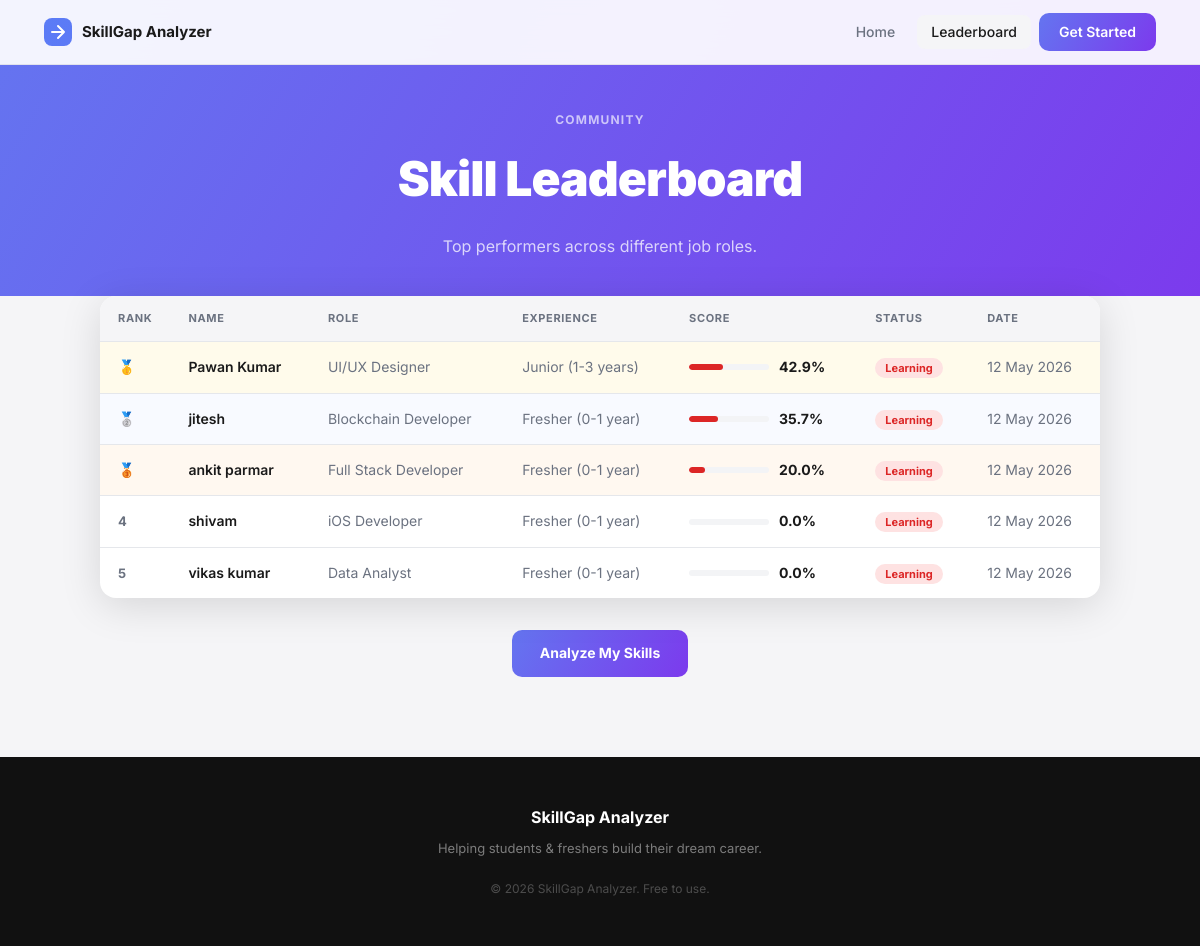
Page /leaderboard/ on the committed database.
### analyzer/models.py (models this page shows, shortened)
class SkillAnalysis(models.Model):
    name = models.CharField(max_length=100)
    email = models.EmailField(blank=True)
    job_role = models.CharField(max_length=50, choices=JOB_ROLES)
    experience_level = models.CharField(max_length=20, choices=EXPERIENCE_LEVELS)
    current_skills = models.TextField()
    skill_score = models.FloatField(default=0)
    gap_skills = models.TextField(blank=True)
    created_at = models.DateTimeField(auto_now_add=True)
    class Meta:
        ordering = ['-skill_score', '-created_at']
        verbose_name_plural = 'Skill Analyses'

### analyzer/views.py (the view)
# urls.py: path('leaderboard/', views.leaderboard, name='leaderboard'),
def leaderboard(request):
    analyses = SkillAnalysis.objects.order_by('-skill_score')[:20]
    job_roles_dict = dict(JOB_ROLES)
    context = {
        'analyses': analyses,
        'job_roles_dict': job_roles_dict,
    }
    return render(request, 'analyzer/leaderboard.html', context)

### templates/analyzer/leaderboard.html (shortened to what this page needs)
{% extends 'base.html' %}
{% load static %}
{% block content %}
<section class="page-hero">
  <div class="page-hero-inner">
    <p class="page-label">Community</p>
    <h1 class="page-title">Skill Leaderboard</h1>
    <p class="page-subtitle">Top performers across different job roles.</p>
  </div>
</section>
<section class="lb-section">
  <div class="lb-container">
    {% if analyses %}
    <div class="lb-table-wrap">
      <table class="lb-table">
        <thead>
          <tr>
            <th>Rank</th>
            <th>Name</th>
            <th>Role</th>
            <th>Experience</th>
            <th>Score</th>
            <th>Status</th>
            <th>Date</th>
          </tr>
        </thead>
        <tbody>
          {% for a in analyses %}
          <tr class="{% if forloop.counter == 1 %}rank-gold{% elif forloop.counter == 2 %}rank-silver{% elif forloop.counter == 3 %}rank-bronze{% endif %}">
            <td class="rank-cell">
              {% if forloop.counter == 1 %}🥇
              {% elif forloop.counter == 2 %}🥈
              {% elif forloop.counter == 3 %}🥉
              {% else %}<span class="rank-num">{{ forloop.counter }}</span>{% endif %}
            </td>
            <td class="name-cell">{{ a.name }}</td>
            <td class="role-cell">{{ a.get_job_role_display }}</td>
            <td class="exp-cell">{{ a.get_experience_level_display }}</td>
            <td class="score-cell">
              <div class="score-bar-bg">
                <div class="score-bar-fg {% if a.skill_score >= 80 %}bar-green{% elif a.skill_score >= 60 %}bar-amber{% else %}bar-red{% endif %}"
                  style="width:{{ a.skill_score }}%"></div>
              </div>
              <span class="score-pct-val">{{ a.skill_score }}%</span>
            </td>
            <td>
              {% if a.skill_score >= 80 %}<span class="status-chip chip-green">Ready</span>
              {% elif a.skill_score >= 60 %}<span class="status-chip chip-amber">Almost</span>
              {% else %}<span class="status-chip chip-red">Learning</span>{% endif %}
            </td>
            <td class="date-cell">{{ a.created_at|date:"d M Y" }}</td>
          </tr>
          {% endfor %}
        </tbody>
      </table>
    </div>
    {% else %}
    <div class="lb-empty">
      <div class="lb-empty-icon">📊</div>
      <a href="{% url 'analyze' %}" class="btn-gradient">Get Started</a>
    </div>
    {% endif %}
    <div class="lb-cta">
      <a href="{% url 'analyze' %}" class="btn-gradient">Analyze My Skills</a>
    </div>
  </div>
</section>
{% endblock %}

### templates/base.html (shortened to what this page needs)
<!DOCTYPE html>
<html lang="en">
<head>
  {% load static %}
  <link rel="stylesheet" href="{% static 'css/style.css' %}" />
</head>
<body>
  <nav class="navbar">
    <div class="nav-container">
      <a href="{% url 'home' %}" class="nav-brand">
        <span>SkillGap Analyzer</span>
      </a>
      <div class="nav-links">
        <a href="{% url 'home' %}" class="nav-link {% if request.resolver_match.url_name == 'home' %}active{% endif %}">Home</a>
        <a href="{% url 'leaderboard' %}" class="nav-link {% if request.resolver_match.url_name == 'leaderboard' %}active{% endif %}">Leaderboard</a>
        <a href="{% url 'analyze' %}" class="nav-btn">Get Started</a>
      </div>
    </div>
  </nav>
  <main>{% block content %}{% endblock %}</main>
  <footer class="footer">
    <div class="footer-container">
      <p class="footer-brand">SkillGap Analyzer</p>
      <p class="footer-tagline">Helping students & freshers build their dream career.</p>
      <p class="footer-copy">© 2026 SkillGap Analyzer. Free to use.</p>
    </div>
  </footer>
</body>
</html>

### rows in the picture
SkillAnalysis: name "Pawan Kumar", job_role "UI/UX Designer", experience_level "Junior (1-3 years)", skill_score "42.9", shows "Learning", created_at "12 May 2026"
SkillAnalysis: name "jitesh", job_role "Blockchain Developer", experience_level "Fresher (0-1 year)", skill_score "35.7", shows "Learning", created_at "12 May 2026"
SkillAnalysis: name "ankit parmar", job_role "Full Stack Developer", experience_level "Fresher (0-1 year)", skill_score "20.0", shows "Learning", created_at "12 May 2026"
SkillAnalysis: name "shivam", job_role "iOS Developer", experience_level "Fresher (0-1 year)", skill_score "0.0", shows "Learning", created_at "12 May 2026"
SkillAnalysis: name "vikas kumar", job_role "Data Analyst", experience_level "Fresher (0-1 year)", skill_score "0.0", shows "Learning", created_at "12 May 2026"
